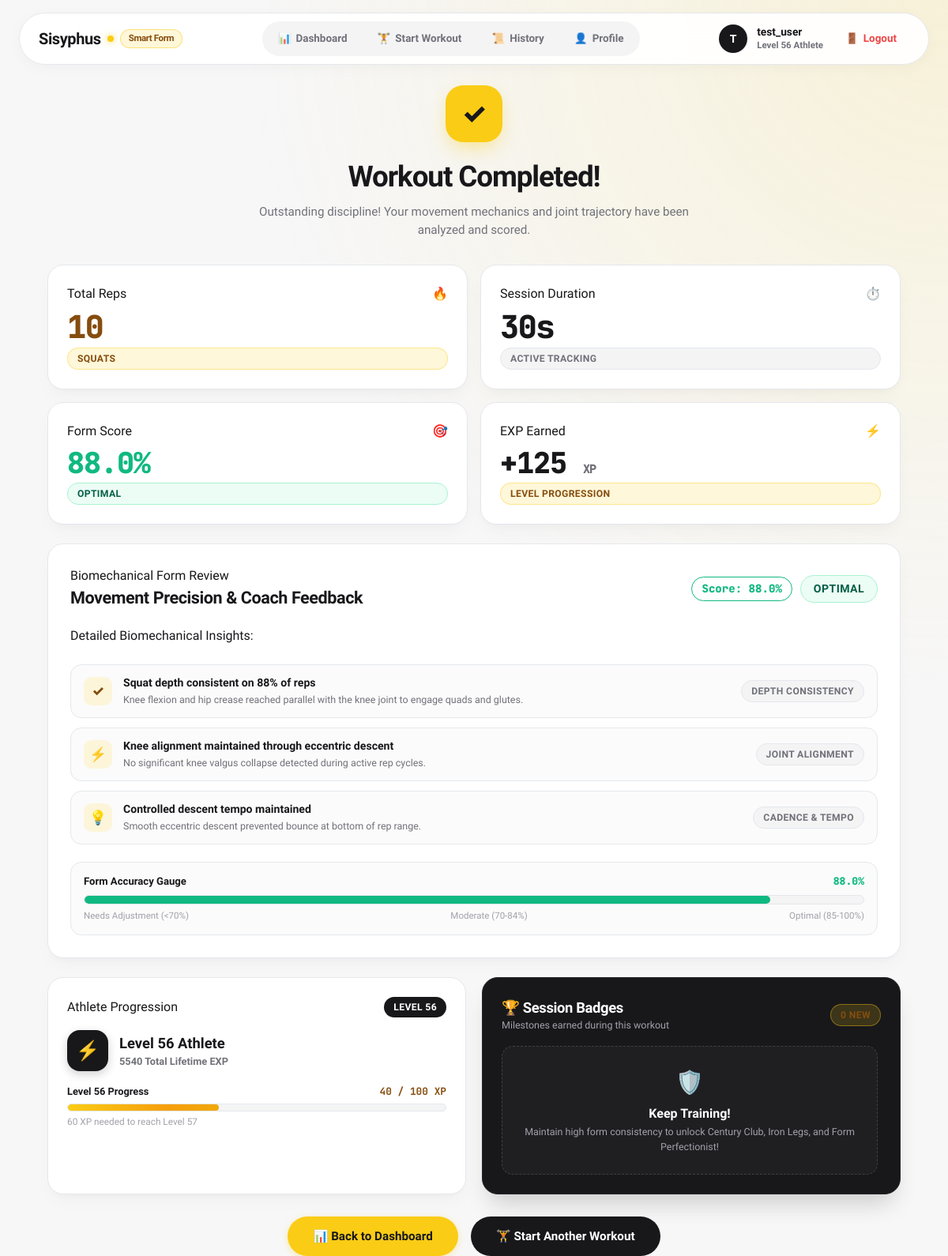
/summary/31 (signed in), run on the app's committed database.
### app.py (models this page shows, shortened)
class User(UserMixin, db.Model):
    __tablename__ = 'users'
    id = db.Column(db.Integer, primary_key=True)
    username = db.Column(db.String(80), unique=True, nullable=False, index=True)
    password_hash = db.Column(db.String(255), nullable=False)
    exp = db.Column(db.Integer, default=0, nullable=False)
    level = db.Column(db.Integer, default=1, nullable=False)
    created_at = db.Column(db.DateTime, default=lambda: datetime.now(timezone.utc))
    sessions = db.relationship('ExerciseSession', backref='user', lazy=True, cascade='all, delete-orphan')
    badges = db.relationship('Badge', backref='user', lazy=True, cascade='all, delete-orphan')

class ExerciseSession(db.Model):
    __tablename__ = 'exercise_sessions'
    id = db.Column(db.Integer, primary_key=True)
    user_id = db.Column(db.Integer, db.ForeignKey('users.id'), nullable=False, index=True)
    exercise_type = db.Column(db.String(50), nullable=False)
    rep_count = db.Column(db.Integer, nullable=False, default=0)
    total_duration_seconds = db.Column(db.Float, nullable=False, default=0.0)
    timestamp = db.Column(db.DateTime, default=lambda: datetime.now(timezone.utc), index=True)
    avg_form_accuracy = db.Column(db.Float, nullable=False, default=100.0)

### app.py (the view, shortened to what this page needs)
@app.route('/summary/<int:session_id>')
@login_required
def summary(session_id):
    session_record = ExerciseSession.query.filter_by(id=session_id, user_id=current_user.id).first_or_404()
    score = session_record.avg_form_accuracy
    if score >= 85:
        form_status = "Optimal"
        badge_class = "badge-optimal"
        badge_color = "#10b981"
    elif score >= 70:
        form_status = "Moderate"
        badge_class = "badge-moderate"
        badge_color = "#f59e0b"
    else:
        form_status = "Needs Adjustment"
        badge_class = "badge-adjustment"
        badge_color = "#ef4444"
    insights = []
    ex_lower = session_record.exercise_type.lower()
    score_int = int(round(score))
    if "squat" in ex_lower:
        insights.append({
            "title": f"Squat depth consistent on {score_int}% of reps",
            "detail": "Knee flexion and hip crease reached parallel with the knee joint to engage quads and glutes.",
            "tag": "Depth Consistency"
        })
        insights.append({
            "title": "Knee alignment maintained through eccentric descent" if score >= 75 else "Keep knees driven outward over toes",
            "detail": "No significant knee valgus collapse detected during active rep cycles." if score >= 75 else "Drive knees outward to avoid excessive medial stress on ligaments.",
            "tag": "Joint Alignment"
        })
        insights.append({
            "title": "Controlled descent tempo maintained",
            "detail": "Smooth eccentric descent prevented bounce at bottom of rep range.",
            "tag": "Cadence & Tempo"
        })
    exp_earned = max(10, session_record.rep_count * 10) + (50 if score >= 90 else (25 if score >= 75 else 0))
    user_exp = current_user.exp or 0
    user_level = current_user.level or 1
    exp_in_level = user_exp % 100
    exp_progress_pct = exp_in_level
    exp_needed = 100 - exp_in_level
    now_utc = datetime.now(timezone.utc)
    new_badges = []
    for b in current_user.badges:
        if b.unlocked_at:
            b_dt = b.unlocked_at
            if b_dt.tzinfo is None:
                b_dt = b_dt.replace(tzinfo=timezone.utc)
            if abs((now_utc - b_dt).total_seconds()) < 120:
                new_badges.append(b)
    return render_template(
        'summary.html',
        session=session_record,
        form_status=form_status,
        badge_class=badge_class,
        badge_color=badge_color,
        insights=insights,
        exp_earned=exp_earned,
        user_level=user_level,
        user_exp=user_exp,
        exp_in_level=exp_in_level,
        exp_progress_pct=exp_progress_pct,
        exp_needed=exp_needed,
        new_badges=new_badges
    )

### app.py (called while the page is built)
@login_manager.user_loader
def load_user(user_id):
    return db.session.get(User, int(user_id))

@app.template_filter('format_duration')
def format_duration(seconds):
    if not seconds:
        return "0s"
    seconds = int(round(seconds))
    mins, secs = divmod(seconds, 60)
    hours, mins = divmod(mins, 60)
    if hours > 0:
        return f"{hours}h {mins}m {secs}s"
    if mins > 0:
        return f"{mins}m {secs}s"
    return f"{secs}s"

### templates/summary.html (shortened to what this page needs)
{% extends "layout.html" %}
{% block content %}
<div class="summary-container">
  <div class="summary-hero-section">
    <div class="summary-hero-badge">✓</div>
    <h1 class="summary-title">Workout Completed!</h1>
    <p class="summary-subtitle">
      Outstanding discipline! Your movement mechanics and joint trajectory have been analyzed and scored.
    </p>
  </div>
  <div class="analytics-row-grid">
    <div class="bento-card analytics-stat-card">
      <div class="stat-top-row">
        <span class="stat-label">Total Reps</span>
        <span class="stat-icon">🔥</span>
      </div>
      <div class="stat-figure analytics-figure-reps">{{ session.rep_count }}</div>
      <span class="pill-tag pill-yellow">{{ session.exercise_type }}</span>
    </div>
    <div class="bento-card analytics-stat-card">
      <div class="stat-top-row">
        <span class="stat-label">Session Duration</span>
        <span class="stat-icon">⏱️</span>
      </div>
      <div class="stat-figure">{{ session.total_duration_seconds | format_duration }}</div>
      <span class="pill-tag pill-gray">Active Tracking</span>
    </div>
    <div class="bento-card analytics-stat-card">
      <div class="stat-top-row">
        <span class="stat-label">Form Score</span>
        <span class="stat-icon">🎯</span>
      </div>
      <div class="stat-figure analytics-figure-score" style="color: {{ badge_color }};">
        {{ session.avg_form_accuracy }}%
      </div>
      <span class="pill-tag {{ badge_class }}">
        {{ form_status }}
      </span>
    </div>
    <div class="bento-card analytics-stat-card">
      <div class="stat-top-row">
        <span class="stat-label">EXP Earned</span>
        <span class="stat-icon">⚡</span>
      </div>
      <div class="stat-figure analytics-figure-exp">
        +{{ exp_earned }} <span class="exp-sub">XP</span>
      </div>
      <span class="pill-tag pill-yellow">Level Progression</span>
    </div>
  </div>
  <div class="form-review-panel bento-card">
    <div class="form-review-header">
      <div>
        <div class="stat-label">Biomechanical Form Review</div>
        <h2 class="form-review-title">Movement Precision & Coach Feedback</h2>
      </div>
      <div class="form-status-badge-wrap">
        <span class="overall-score-pill" style="border-color: {{ badge_color }}; color: {{ badge_color }};">
          Score: {{ session.avg_form_accuracy }}%
        </span>
        <span class="pill-tag {{ badge_class }} status-badge-large">
          {{ form_status }}
        </span>
      </div>
    </div>
    <div class="form-insights-list">
      <div class="stat-label" style="margin-bottom: 12px;">Detailed Biomechanical Insights:</div>
      {% for insight in insights %}
        <div class="insight-row">
          <div class="insight-icon" style="background: rgba(250, 204, 21, 0.15); color: #854d0e;">
            {% if loop.first %}✓{% elif loop.index == 2 %}⚡{% else %}💡{% endif %}
          </div>
          <div class="insight-text">
            <strong>{{ insight.title }}</strong>
            <p>{{ insight.detail }}</p>
          </div>
          <span class="pill-tag pill-gray insight-tag">{{ insight.tag }}</span>
        </div>
      {% endfor %}
    </div>
    <div class="form-gauge-section">
      <div class="form-gauge-labels">
        <span>Form Accuracy Gauge</span>
        <span style="font-family: 'JetBrains Mono', monospace; font-weight: 800; color: {{ badge_color }};">
          {{ session.avg_form_accuracy }}%
        </span>
      </div>
      <div class="form-gauge-track">
        <div class="form-gauge-fill" style="width: {{ session.avg_form_accuracy }}%; background: {{ badge_color }};"></div>
      </div>
      <div class="gauge-scale-row">
        <span>Needs Adjustment (&lt;70%)</span>
        <span>Moderate (70-84%)</span>
        <span>Optimal (85-100%)</span>
      </div>
    </div>
  </div>
  <div class="summary-secondary-grid">
    <div class="bento-card">
      <div class="card-header-flex">
        <span class="stat-label">Athlete Progression</span>
        <span class="pill-tag pill-charcoal">Level {{ user_level }}</span>
      </div>
      <div class="profile-info-row" style="margin: 16px 0;">
        <div class="profile-avatar-box">⚡</div>
        <div>
          <div class="profile-user-name">Level {{ user_level }} Athlete</div>
          <div class="profile-user-role">{{ user_exp }} Total Lifetime EXP</div>
        </div>
      </div>
      <div class="exp-progress-block">
        <div class="exp-label-row">
          <span>Level {{ user_level }} Progress</span>
          <span class="exp-figures">{{ exp_in_level }} / 100 XP</span>
        </div>
        <div class="exp-track">
          <div class="exp-fill exp-bar-animated" style="width: {{ exp_progress_pct }}%;"></div>
        </div>
        <div class="exp-needed-text">
          {{ exp_needed }} XP needed to reach Level {{ user_level + 1 }}
        </div>
      </div>
    </div>
    <div class="bento-dark-card">
      <div class="card-header-flex">
        <div>
          <h3 class="quests-heading">🏆 Session Badges</h3>
          <p class="quests-subheading">Milestones earned during this workout</p>
        </div>
        <span class="pill-tag pill-yellow">{{ new_badges|length if new_badges else 0 }} New</span>
      </div>
      <div class="badges-scroll-list" style="margin-top: 14px;">
        {% if new_badges %}
          {% for b in new_badges %}
            <div class="badge-list-item unlocked-item">
              <div class="badge-item-left">
                <div class="badge-icon-box">{{ b.icon }}</div>
                <div>
                  <div class="badge-name text-white">{{ b.name }}</div>
                  <div class="badge-desc">{{ b.description }}</div>
                </div>
              </div>
              <span class="pill-tag pill-unlocked">🎉 UNLOCKED!</span>
            </div>
          {% endfor %}
        {% else %}
          <div class="empty-badges-box">
            <span style="font-size: 1.8rem;">🛡️</span>
            <div style="font-weight: 700; color: #ffffff; margin-top: 6px;">Keep Training!</div>
            <p style="font-size: 0.78rem; color: #a1a1aa; margin-top: 2px;">
              Maintain high form consistency to unlock Century Club, Iron Legs, and Form Perfectionist!
            </p>
          </div>
        {% endif %}
      </div>
    </div>
  </div>
  <div class="summary-actions-row">
    <a href="/dashboard" class="btn-yellow summary-action-btn">
      <span>📊 Back to Dashboard</span>
    </a>
    <a href="/workout" class="btn-charcoal summary-action-btn">
      <span>🏋️ Start Another Workout</span>
    </a>
  </div>
</div>
{% endblock %}

### templates/layout.html (shortened to what this page needs)
<!DOCTYPE html>
<html lang="en">
<head>
  <link rel="stylesheet" href="{{ url_for('static', filename='css/style.css') }}">
</head>
<body>
  <header class="navbar-container">
    <nav class="navbar-floating">
      <a href="/" class="logo-text">
        <span>Sisyphus</span>
        <span class="logo-dot"></span>
        <span class="logo-badge">Smart Form</span>
      </a>
      <div class="nav-pills">
        {% if current_user.is_authenticated %}
          <a href="/dashboard" class="nav-pill {% if request.path in ['/', '/dashboard'] %}active{% endif %}">
            <span class="nav-tab-icon">📊</span>
            <span>Dashboard</span>
          </a>
          <a href="/workout" class="nav-pill {% if request.path == '/workout' %}active{% endif %}">
            <span class="nav-tab-icon">🏋️</span>
            <span>Start Workout</span>
          </a>
          <a href="/dashboard#history" class="nav-pill">
            <span class="nav-tab-icon">📜</span>
            <span>History</span>
          </a>
          <a href="/dashboard#profile" class="nav-pill">
            <span class="nav-tab-icon">👤</span>
            <span>Profile</span>
          </a>
        {% endif %}
      </div>
      <div class="user-badge-wrap">
        {% if current_user.is_authenticated %}
          <div class="user-avatar" title="{{ current_user.username }}">{{ current_user.username[0]|upper }}</div>
          <div class="user-meta-info">
            <div class="user-meta-name">{{ current_user.username }}</div>
            <div class="user-meta-level">Level {{ current_user.level }} Athlete</div>
          </div>
          <a href="/logout" class="nav-pill logout-btn" title="Sign Out">
            <span>🚪</span>
            <span class="logout-text">Logout</span>
          </a>
        {% else %}
          <a href="/register" class="btn-yellow join-btn">Join Sisyphus</a>
        {% endif %}
      </div>
    </nav>
  </header>
  <main class="container">
    {% block content %}{% endblock %}
  </main>
</body>
</html>

### templates/layout.html (style rules this page uses)
:root { --bg-main: #f7f7f8; --card-bg: #ffffff; --card-border: #e5e7eb; --card-shadow: 0 10px 25px -5px rgba(0, 0, 0, 0.04), 0 8px 10px -6px rgba(0, 0, 0, 0.02); --card-shadow-hover: 0 20px 30px -10px rgba(0, 0, 0, 0.08); --yellow: #facc15; --yellow-hover: #eab308; --yellow-light: #fef08a; --yellow-subtle: rgba(250, 204, 21, 0.16); --charcoal: #18181b; --charcoal-hover: #27272a; --charcoal-border: #27272a; --text-primary: #18181b; --text-secondary: #71717a; --text-muted: #a1a1aa; --accent-green: #10b981; --accent-red: #ef4444; --accent-blue: #3b82f6; --radius-bento: 20px; --radius-pill: 9999px; }

### data on the page
User: username "T", username "test_user", level "56", exp "5540"
ExerciseSession: rep_count "10", exercise_type "SQUATS", total_duration_seconds "30s", avg_form_accuracy "88.0"

### other printed values
{{ exp_earned }} "125"
{{ insight.title }} "Squat depth consistent on 88% of reps" "Knee alignment maintained through eccentric descent" "Controlled descent tempo maintained"
{{ insight.detail }} "Knee flexion and hip crease reached parallel with the knee joint to engage quads and glutes." "No significant knee valgus collapse detected during active rep cycles." "Smooth eccentric descent prevented bounce at bottom of rep range."
{{ insight.tag }} "DEPTH CONSISTENCY" "JOINT ALIGNMENT" "CADENCE & TEMPO"
{{ user_level }} "56"
{{ exp_in_level }} "40"
{{ exp_needed }} "60"
{{ user_level + 1 }} "57"
{{ new_badges|length if new_badges else 0 }} "0"
